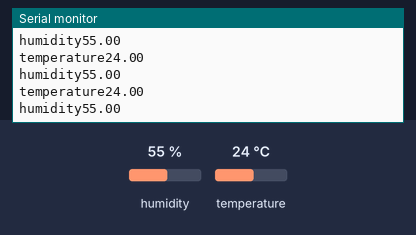
This sketch was run on a simulated ESP8266 (NodeMCU). On the bench: the last lines printed to the serial monitor. The inputs (shaded band) are chosen by the test bench; at power-on: humidity 55 %, temperature 24 °C. WiFi joins after 1.5 s; servers stay silent unless stated.

Above: at 2.7 s.
2.8 s: humidity set to 22 %
At 3.77 s:
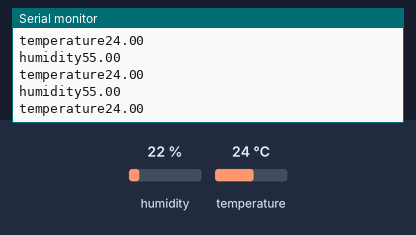
5.6 s: temperature set to 12 °C
At 5.89 s:
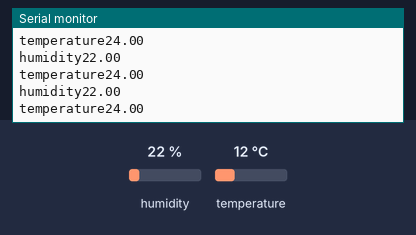
8.4 s: humidity set to 40 %
At 8.48 s:
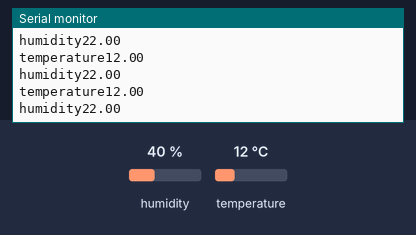
Timing chart, 0 to 11.4 s (numbered marks = the images above; inputs shaded):
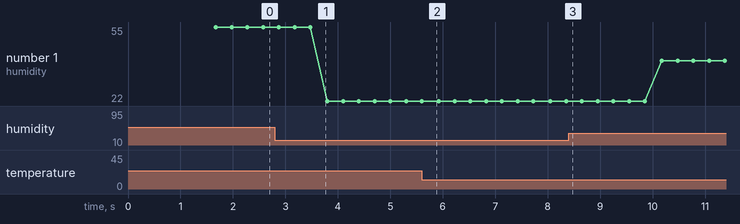

Measured:
- plotted number 1: 55 → 22 after the input at 2.8 s, 22 → 40 after the input at 8.4 s

The sketch:

sketch_aug18a.ino
```cpp
#include <Firebase_ESP_Client.h>
#include<DHT.h>
//#include<WiFi.h>
#include <ESP8266WiFi.h>
#define DHTPIN 13
#define DHTTYPE DHT11
FirebaseAuth auth;
FirebaseConfig config;
bool signupOK=false;
DHT dht(DHTPIN,DHTTYPE);
FirebaseData fbdo;
#include "addons/TokenHelper.h"
#include "addons/RTDBHelper.h"
char ssid[] = "tomtom";  // type your wifi name
char pass[] = "tomtom17041";  // type your wifi password
void setup() {
  // put your setup code here, to run once:
  Serial.begin(115200);
  dht.begin();

  WiFi.begin(ssid,pass);
  Serial.print("Connecting");
  while(WiFi.status()!=WL_CONNECTED){
    Serial.println(".");
    delay(500);
  }
  Serial.println();
  Serial.println("Connected");
  Serial.println(WiFi.localIP());
  config.database_url= "https://esp32test-ccee2-default-rtdb.firebaseio.com/";
  config.api_key= "AIzaSyBXWJ2vCbjFN2C6S45kPHRhIeKCFEqhEqg";
  if(Firebase.signUp(&config,&auth,"","")){
    Serial.println("ok");
    signupOK=true;
  }
  else
  {
    Serial.printf("%s\n",config.signer.signupError.message.c_str());
  }
  config.token_status_callback=tokenStatusCallback;
  Firebase.begin(&config,&auth);
  Firebase.reconnectWiFi(true);
}

void loop() {
  // put your main code here, to run repeatedly:
  float h=dht.readHumidity();
  float t=dht.readTemperature();
  if(Firebase.ready()&&signupOK){
    if(Firebase.RTDB.setFloat(&fbdo,"DHT_hum/humidity",h)){
      Serial.print("humidity");
      Serial.println(h);
    }
    else{
      Serial.println("FAILED");
      Serial.println("REASON: "+ fbdo.errorReason());
    }
    if(Firebase.RTDB.setFloat(&fbdo,"DHT_temp/temperature",t)){
      Serial.print("temperature");
      Serial.println(t);
    }
    else{
      Serial.println("FAILED");
      Serial.println("REASON: "+ fbdo.errorReason());
    }


  }
}
```
